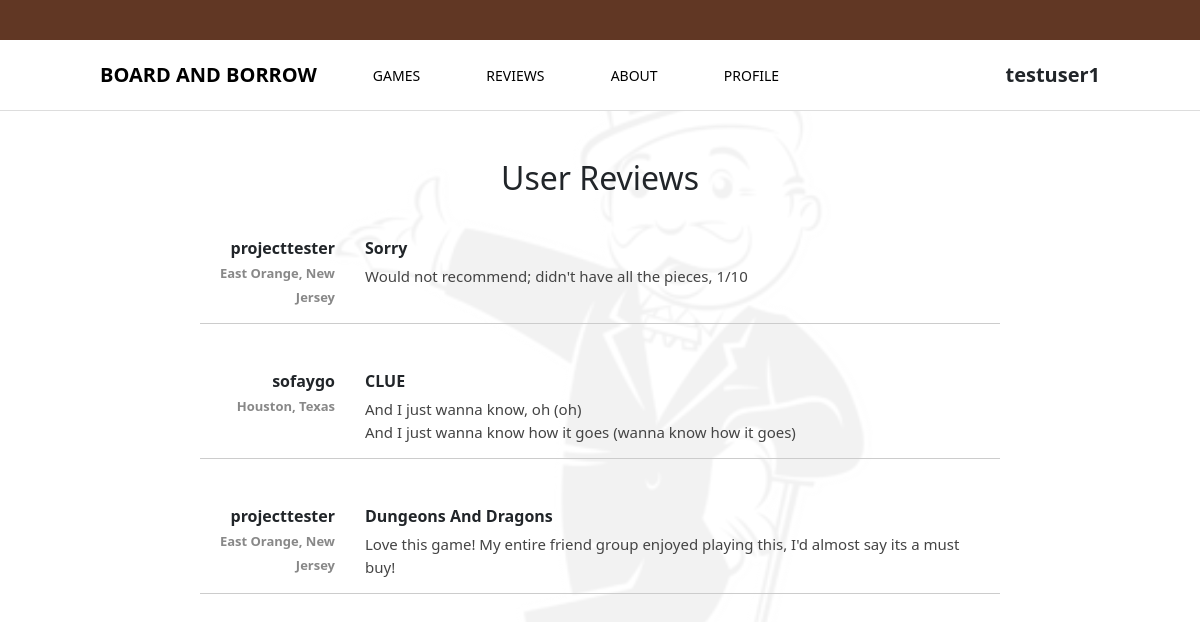
/reviewsall.php (signed in), run on the app's committed database.
### tables this page shows
CREATE TABLE `reviews` (
  `id` int(11) NOT NULL,
  `username` varchar(255) NOT NULL,
  `city` varchar(255) DEFAULT NULL,
  `state` varchar(255) DEFAULT NULL,
  `game_name` varchar(255) NOT NULL,
  `comment` text NOT NULL,
  `created_at` timestamp NOT NULL DEFAULT CURRENT_TIMESTAMP
);

### reviewsall.php (the view, shortened to what this page needs)
<?php
$servername = "localhost";
$db_username = "root";
$db_password = "root";
$dbname = "user_registration";
$conn = new mysqli($servername, $db_username, $db_password, $dbname);
$result = $conn->query("SELECT * FROM reviews ORDER BY created_at DESC");
?>
<!doctype html>
<html>
<head>
    <link rel="stylesheet" href="style.css">
    <link href="https://cdn.jsdelivr.net/npm/bootstrap@5.3.5/dist/css/bootstrap.min.css" rel="stylesheet"
>
</head>
<body>
    <div class="top-bar"></div>
    <div class="nav-bar">
        <div class="logo"><a href="index.php">BOARD AND BORROW</a></div>
        <div class="nav-buttons">
            <button><a href="games.php">GAMES</a></button>
            <button><a href="reviews.php">REVIEWS</a></button>
            <button>ABOUT
            </button>
            <button><a href="profile.php">PROFILE</a></button>
        </div>
        <div class="auth-links">
            <?php if (isset($_SESSION['username'])): ?>
                <span><?php echo htmlspecialchars($_SESSION['username']); ?></span>
            <?php else: ?>
                <a href="signup.php">SIGN UP</a> /
                <a href="login.php">LOGIN</a>
            <?php endif; ?>
        </div>
    </div>
    <div class="container mt-5">
        <h2 class="text-center mb-4">User Reviews</h2>
        <?php while ($row = $result->fetch_assoc()): ?>
            <div class="review-wrapper">
                <div class="review-user">
                    <?php echo htmlspecialchars($row['username']); ?><br>
                    <span class="review-location">
                        <?php echo htmlspecialchars($row['city'] . ", " . $row['state']); ?>
                    </span>
                </div>
                <div class="review-content">
                    <div class="review-game">
                        <?php echo htmlspecialchars($row['game_name']); ?>
                    </div>
                    <div class="review-comment">
                        <?php echo nl2br(htmlspecialchars($row['comment'])); ?>
                    </div>
                </div>
            </div>
        <?php endwhile; ?>
    </div>
</body>
</html>

### style.css (style rules this page uses)
.top-bar { background-color: rgba(97, 55, 36); padding: 20px; text-align: center; width: 100%; top: 0; left: 0; z-index: 1000; }
body { position: relative; font-family: Arial, sans-serif; background-color: #f8f9fa; }
body::before { content: ''; position: fixed; top: 0; left: 0; width: 100%; height: 100%; background-image: url('images/monopolyman2.png'); background-repeat: no-repeat; background-position: center; background-size: contain; opacity: 0.05; z-index: -1; }
.nav-bar { display: flex; align-items: center; padding: 20px 100px; background-color: white; border-bottom: 1px solid #ddd; }
.logo { font-weight: bold; font-size: 20px; }
.nav-buttons button { background: none; border: none; font-size: 14px; margin-left: 50px; }
a:link { text-decoration: none; color: black; }
.auth-links { margin-left: auto; font-size: 20px; font-weight: bold; }
.review-wrapper { display: flex; align-items: flex-start; justify-content: center; gap: 30px; margin-bottom: 30px; max-width: 800px; margin-left: auto; margin-right: auto; padding: 15px; border-bottom: 1px solid #ccc; }
.review-user { font-weight: bold; text-align: right; width: 120px; }
.review-content { flex: 1; }
.review-game { font-weight: bold; margin-bottom: 5px; }
.review-comment { font-size: 15px; color: #444; }
.review-location { font-size: 13px; color: #888; }

### data on the page
reviews: username "projecttester", city+state "East Orange, New Jersey", game_name "Sorry", comment "Would not recommend; didn't have all the pieces, 1/10"
reviews: username "sofaygo", city+state "Houston, Texas", game_name "CLUE", comment "And I just wanna know, oh (oh) And I just wanna know how it goes (wanna know how it goes)"
reviews: username "projecttester", city+state "East Orange, New Jersey", game_name "Dungeons And Dragons", comment "Love this game! My entire friend group enjoyed playing this, I'd almost say its a must buy!"

### other printed values
$_SESSION['username'] "testuser1"
